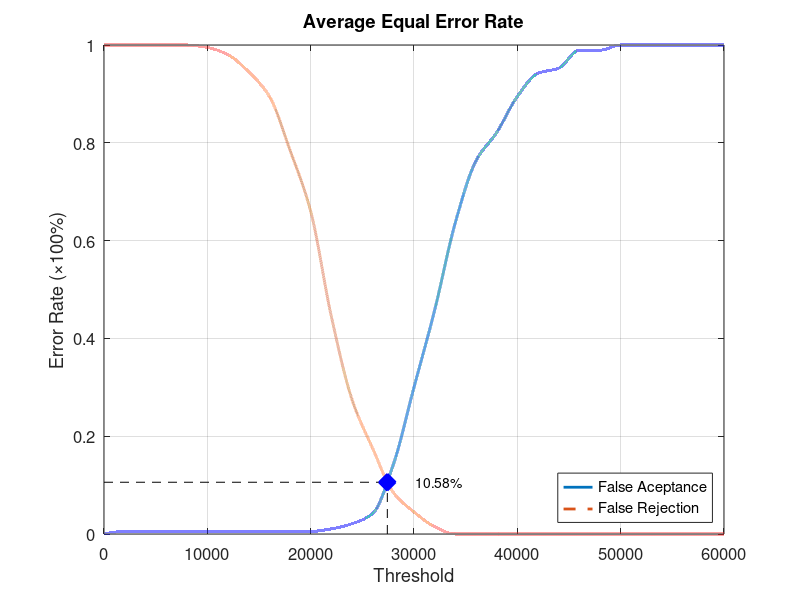
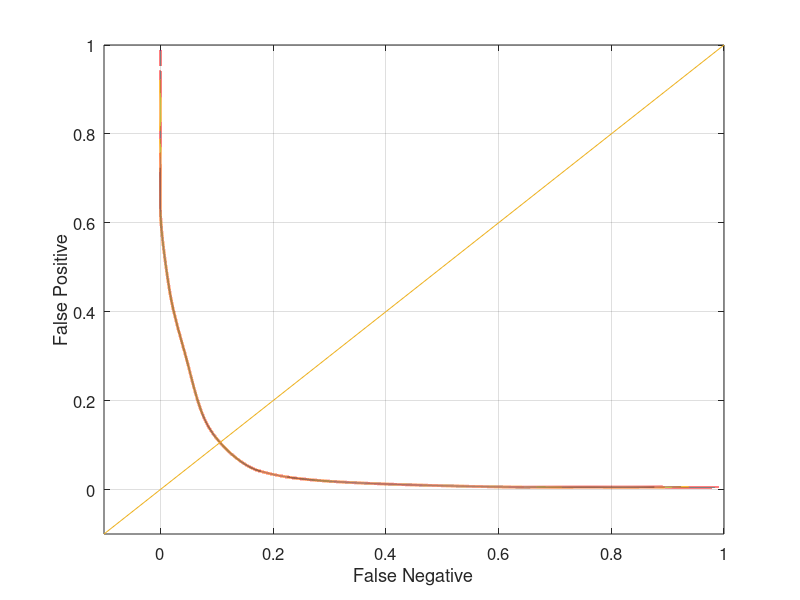

MATLAB code for these plots, in order:
function yEER = Database4_1
close all;
clear;
clc;
x = 0:2000:60000;
xq = 0:0.5:60000;

y0 = [0 0.00526316 0.00526316 0.00526316 0.00526316 0.00526316 0.00526316 0.00526316 0.00526316 0.00526316 0.00526316 0.0105263 0.0210526 0.0421053 0.142105 0.3 0.457895 0.636842 0.763158 0.821053 0.894737 0.942105 0.952632 0.989474 0.989474 1 1 1 1 1 1];
yy0 = interp1(x, y0, xq, 'pchip');
y1 = [1 1 1 1 1 0.995 0.98 0.945 0.895 0.785 0.66 0.445 0.275 0.175 0.085 0.045 0.015 0 0 0 0 0 0 0 0 0 0 0 0 0 0];
yy1 = interp1(x, y1, xq, 'pchip');

% Calculating EER: 
y2 = abs(y0 - y1);
find(y2 == min(y2))
yy2 = abs(yy0 - yy1);
xEER = find(yy2 == min(yy2));
xEERIndex = xq(xEER) % X-axis EER
yEER = yy0(xEER) % Y-axis EER

main = figure
plot(xq, yy0,'-','LineWidth', 2);	hold on
plot(xq, yy1,'--','LineWidth', 2);	hold on
plot([xEERIndex xEERIndex], [0 yEER], 'k--');	hold on
plot([0 xEERIndex], [yEER yEER], 'k--');	hold on
plot(xEERIndex, yEER, 'bx', 'LineWidth', 10);	hold on
text(xEERIndex + 10 * xEERIndex / 100, yEER, [num2str(round((10000 * yEER)) / 100) '%'])
legend('False Aceptance', 'False Rejection', 'Location', 'SouthEast')
xlabel('Threshold')
ylabel('Error Rate (\times100%)')
title('Average Equal Error Rate')
set(gca, 'FontSize', 12)
axis([0 60000 0 1])
grid on

print(main, 'Database4_1Main', '-dpng');
FNRxFPR = figure('Color', [1 1 1]);
plot(yy1, yy0, '-', yy1, yy0, 'LineWidth', 2);
hold on
y = -0.1:0.1:1
plot(y, y); 
set(gca, 'FontSize', 12)
xlabel('False Negative')
ylabel('False Positive')
axis([-0.1 1 -0.1 1])
set(gca, 'FontSize', 12)
grid on

print(FNRxFPR, 'Database4_1FNRxFPR','-dpng');
end
